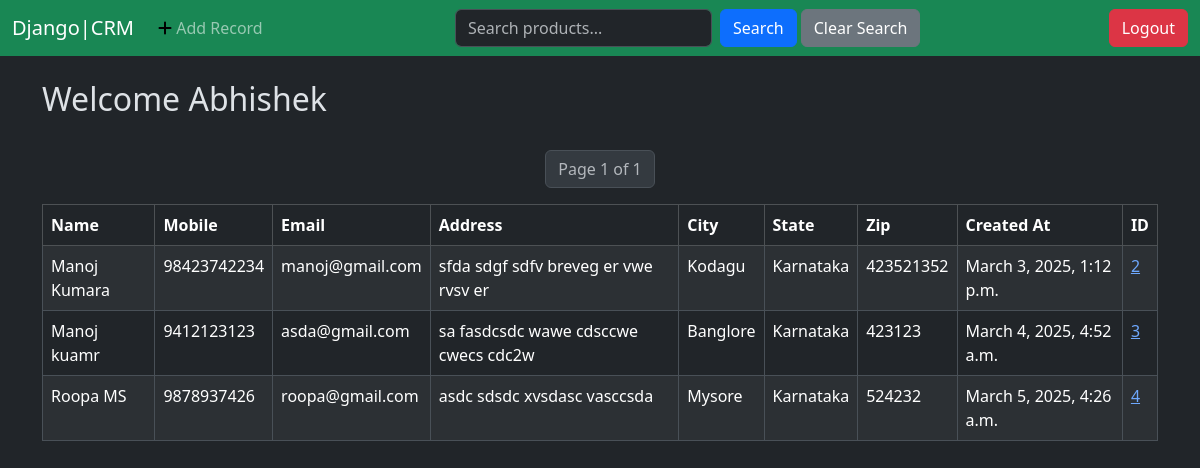
Before: / (signed in) with the older database file.
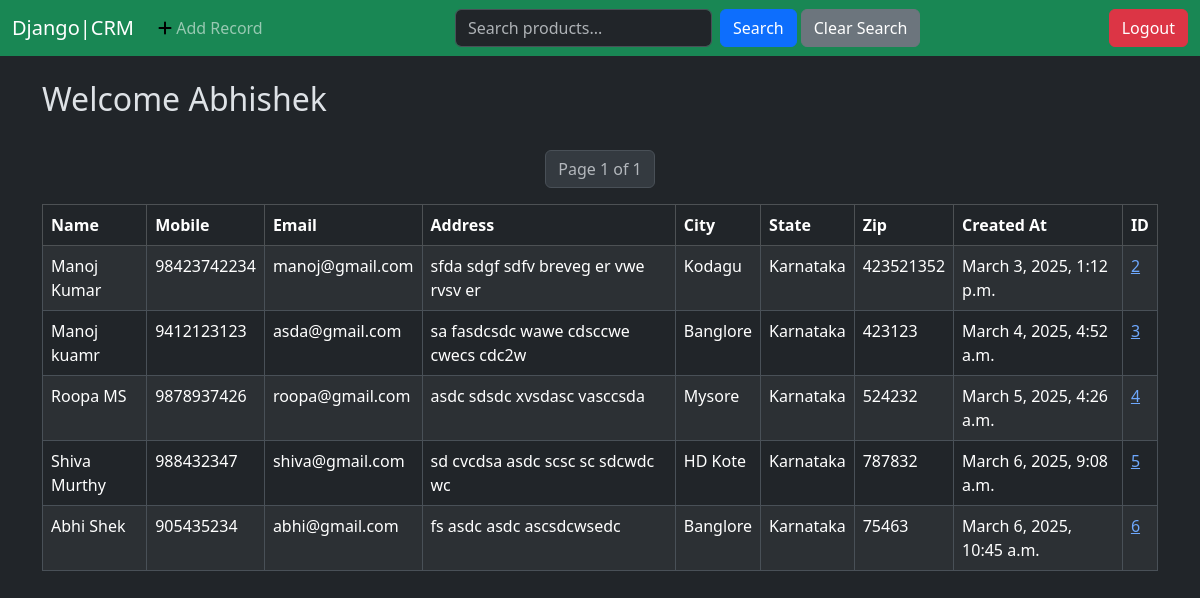
After: the same page with the newer database file.
### website/models.py (models this page shows, shortened)
class Record(models.Model):
    created_at = models.DateTimeField(auto_now_add=True)
    first_name = models.CharField(max_length=100)
    last_name = models.CharField(max_length=100)
    email = models.EmailField()
    phone = models.CharField(max_length=15)
    address = models.TextField(max_length=100)
    city = models.CharField(max_length=100)
    state = models.CharField(max_length=100)
    zip_code = models.CharField(max_length=10)

### website/views.py (the view, shortened to what this page needs)
# urls.py: 2. Add a URL to urlpatterns:  path('', views.home, name='home')
def home(request):
    query = request.GET.get('q')  # Get search query from request
    records = Record.objects.filter(Q(first_name__icontains=query) |  # Search in first_name
                                    Q(last_name__icontains=query) |  # Search in last_name
                                    Q(email__icontains=query) | # Search in email
                                    Q(city__icontains=query) |
                                    Q(state__icontains=query)
                                ) if query else Record.objects.all()
    paginator = Paginator(records, 5)  # Show 5 products per page
    page_number = request.GET.get('page')  # Get the page number from URL
    records = paginator.get_page(page_number)  # Get products for the requested pag
    return render(request, 'home.html', {'query': query, 'records': records})

### website/templates/home.html (shortened to what this page needs)
{% extends "base.html" %}
{% block content %}
{% if user.is_authenticated %}
    <h2>Welcome {{ user.username|capfirst }}</h2>
    <table class="table table-striped table-hover table-bordered">
        <thead class="table-dark">
            <tr>
                <th scope="col">Name</th>
                <th scope="col">Mobile</th>
                <th scope="col">Email</th>
                <th scope="col">Address</th>
                <th scope="col">City</th>
                <th scope="col">State</th>
                <th scope="col">Zip</th>
                <th scope="col">Created At</th>
                <th scope="col">ID</th>
            </tr>
        </thead>
        <tbody>
            {% if records %}
                {% for record in records %}
                <tr>
                    <td>{{ record.first_name }}
                    {{ record.last_name }}</td>
                    <td>{{ record.phone }}</td>
                    <td>{{ record.email }}</td>
                    <td>{{ record.address }}</td>
                    <td>{{ record.city }}</td>
                    <td>{{ record.state }}</td>
                    <td>{{ record.zip_code }}</td>
                    <td>{{ record.created_at }}</td>
                    <td> <a href="{% url 'record' record.id%}">{{ record.id }}</a> </td>
                </tr>
                {% endfor %}
            <nav aria-label="Page navigation">
                <ul class="pagination justify-content-center">
                    <li class="page-item disabled">
                        <span class="page-link">Page {{ records.number }} of {{ records.paginator.num_pages }}</span>
                    </li>
                </ul>
            </nav>
            {% else %}
                <tr>
                    <td colspan="9">No Records Found</td>
                </tr>
            {% endif %}
        </tbody>
    </table>
{% endif %}
{% endblock %}

### website/templates/base.html (shortened to what this page needs)
<!doctype html>
<html lang="en" data-bs-theme="dark">
  <head>
    <link rel="stylesheet" href="https://cdnjs.cloudflare.com/ajax/libs/font-awesome/6.0.0/css/all.min.css">
    <link href="https://cdn.jsdelivr.net/npm/bootstrap@5.3.3/dist/css/bootstrap.min.css" rel="stylesheet">
  </head>
  <body>
    {% include 'navbar.html' %}
    <div class='container'>
    {% block content %}{% endblock %}
    </div>
  </body>
</html>

### website/templates/navbar.html (shortened to what this page needs)
<nav class="navbar navbar-expand-lg navbar-dark bg-success">
    <div class="container-fluid">
      <a class="navbar-brand" href="{% url 'home' %}">Django|CRM</a>
      <div class="collapse navbar-collapse" id="navbarSupportedContent">
        {% if user.is_authenticated %}
        <ul class="navbar-nav me-auto mb-2 mb-lg-0">
          <li class="nav-item">
            <a class="nav-link" href="{% url 'add_record' %}">
              <i class="fas fa-plus text-black" data-bs-toggle="tooltip" title="Add Record"></i> Add Record
            </a>
          </li>
        </ul>
        <ul class="navbar-nav">
          <li class="nav-item">
              <form method="GET" action="{% url 'home' %}" class="d-flex align-items-center">
                  <input class="form-control me-2" type="search" name="q" placeholder="Search products..." aria-label="Search">
                  <button class="btn btn-primary" type="submit">Search</button>
              </form>
          </li>
          <a class="btn btn-secondary text-white mx-1" href="{% url 'home' %}">Clear Search</a>
        </ul>
        <ul class="navbar-nav ms-auto">
          <li class="nav-item">
            <a class="btn btn-danger text-white" href="{% url 'logout' %}">Logout</a>
          </li>
        </ul>
        {% else %}
        <ul class="navbar-nav ms-auto">
          <li class="nav-item">
            <a class="btn btn-light text-black border border-primary" href="{% url 'home' %}">Login</a>
          </li>
        </ul>
        {% endif %}
      </div>
    </div>
  </nav>

Changed rows visible on the page:
changed Record "manoj@gmail.com": last_name "Kumara" → "Kumar"
added Record: first_name "Shiva", last_name "Murthy", phone "988432347", email "shiva@gmail.com", address "sd cvcdsa asdc scsc sc sdcwdc wc", city "HD Kote", state "Karnataka", zip_code "787832", created_at "March 6, 2025, 9:08 a.m.", id "5"
added Record: first_name "Abhi", last_name "Shek", phone "905435234", email "abhi@gmail.com", address "fs asdc asdc ascsdcwsedc", city "Banglore", state "Karnataka", zip_code "75463", created_at "March 6, 2025, 10:45 a.m.", id "6"
